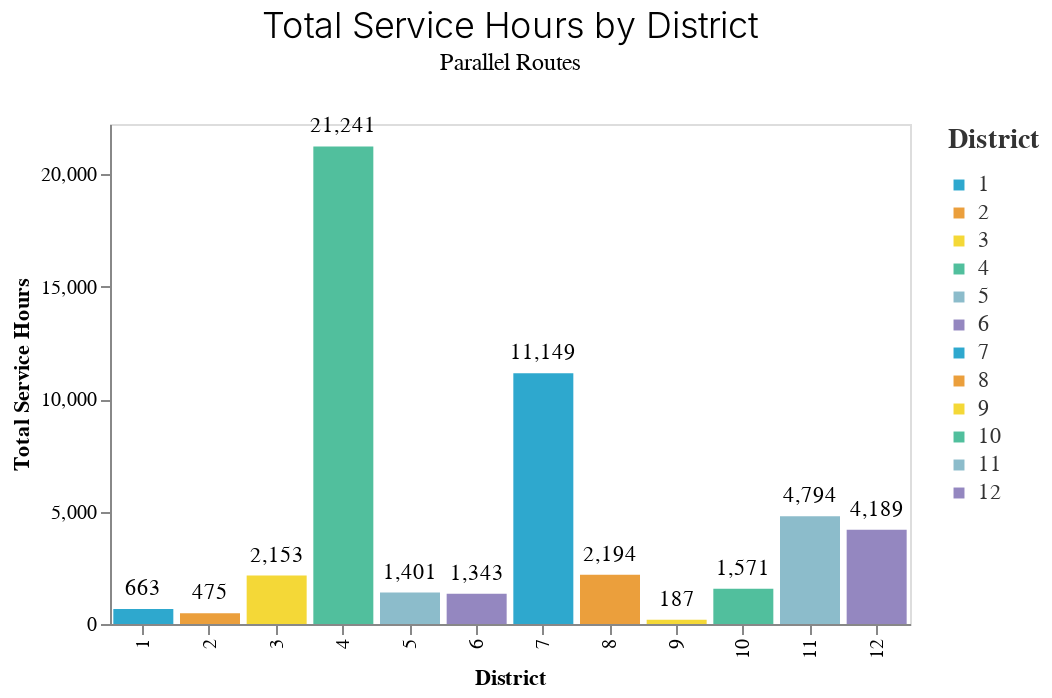
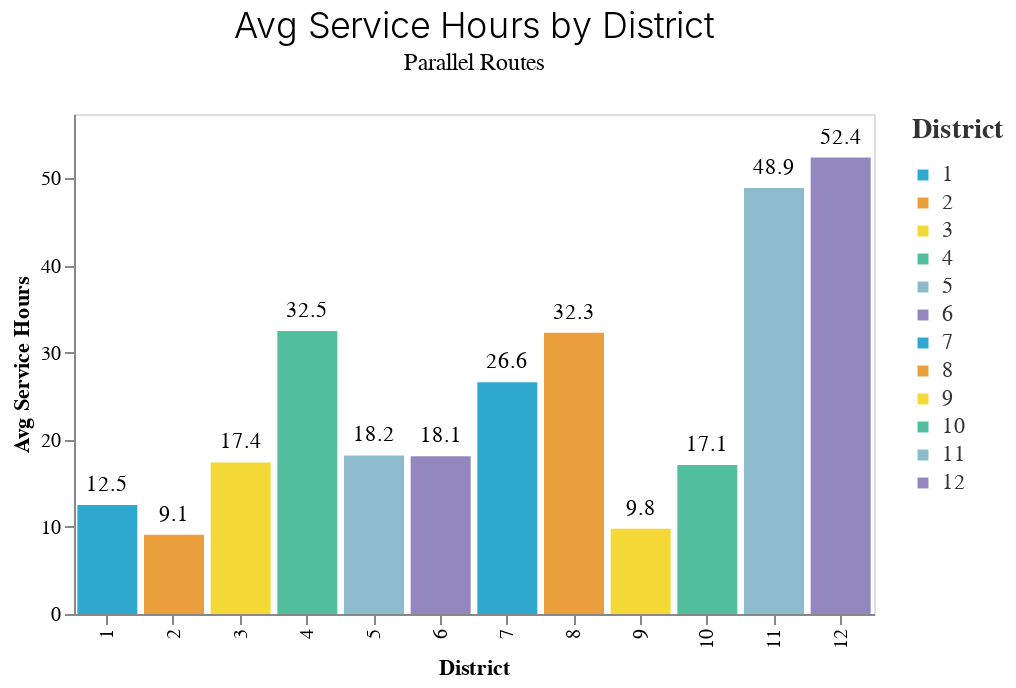

Notebook code cell kept with these figures, in order:
### Code cell
metrics = [
    "total_service_hours", 
    "avg_service_hours"
]

for m in metrics:
    make_bar(by_district, m)

### Figure 1 — Vega-Lite specification as saved in the notebook (floating-point values rounded to 4 significant figures)
{"config": {"view": {"continuousWidth": 400, "continuousHeight": 300}, "axis": {"grid": false}, "axisBand": {"grid": false}, "background": "white", "font": "Raleway", "header": {"labelFont": "Nunito Sans", "titleFont": "Raleway"}, "legend": {"labelColor": "#333", "labelFont": "Nunito Sans", "labelFontSize": 11, "labelLimit": 0, "padding": 1, "symbolSize": 30, "symbolType": "square", "titleColor": "#333", "titleFont": "Raleway", "titleFontSize": 14, "titlePadding": 10}, "title": {"anchor": "middle", "font": "Raleway", "fontSize": 18, "fontWeight": 300, "offset": 20}}, "layer": [{"mark": "bar", "encoding": {"color": {"field": "District", "scale": {"range": ["#2EA8CE", "#EB9F3C", "#F4D837", "#51BF9D", "#8CBCCB", "#9487C0"]}, "type": "nominal"}, "x": {"field": "District", "title": "District", "type": "nominal"}, "y": {"field": "total_service_hours", "scale": {"domain": [0, 22240.0]}, "title": "Total Service Hours", "type": "quantitative"}}}, {"mark": {"type": "text", "align": "center", "baseline": "bottom", "color": "black", "dy": -5}, "encoding": {"color": {"value": "black"}, "text": {"field": "total_service_hours", "format": ",.0f", "type": "quantitative"}, "x": {"field": "District", "title": "District", "type": "nominal"}, "y": {"field": "total_service_hours", "scale": {"domain": [0, 22240.0]}, "title": "Total Service Hours", "type": "quantitative"}}}], "data": {"name": "data-72c9201b43abb3fc7336fc46cf2790a2"}, "height": 250, "title": {"text": "Total Service Hours by District", "subtitle": "Parallel Routes"}, "width": 400, "$schema": "https://vega.github.io/schema/vega-lite/v4.17.0.json", "datasets": {"data-72c9201b43abb3fc7336fc46cf2790a2": [{"District": 1.0, "total_service_hours": 663.0, "unique_route": 53, "pct_total_service_hours": 1.3, "pct_unique_route": 2.9, "avg_service_hours": 12.5}, {"District": 2.0, "total_service_hours": 475.0, "unique_route": 52, "pct_total_service_hours": 0.9, "pct_unique_route": 2.9, "avg_service_hours": 9.1}, {"District": 3.0, "total_service_hours": 2153.0, "unique_route": 124, "pct_total_service_hours": 4.2, "pct_unique_route": 6.9, "avg_service_hours": 17.4}, {"District": 4.0, "total_service_hours": 21240.0, "unique_route": 653, "pct_total_service_hours": 41.4, "pct_unique_route": 36.1, "avg_service_hours": 32.5}, {"District": 5.0, "total_service_hours": 1401.0, "unique_route": 77, "pct_total_service_hours": 2.7, "pct_unique_route": 4.3, "avg_service_hours": 18.2}, {"District": 6.0, "total_service_hours": 1343.0, "unique_route": 74, "pct_total_service_hours": 2.6, "pct_unique_route": 4.1, "avg_service_hours": 18.1}, {"District": 7.0, "total_service_hours": 11150.0, "unique_route": 419, "pct_total_service_hours": 21.7, "pct_unique_route": 23.2, "avg_service_hours": 26.6}, {"District": 8.0, "total_service_hours": 2194.0, "unique_route": 68, "pct_total_service_hours": 4.3, "pct_unique_route": 3.8, "avg_service_hours": 32.3}, {"District": 9.0, "total_service_hours": 187.0, "unique_route": 19, "pct_total_service_hours": 0.4, "pct_unique_route": 1.1, "avg_service_hours": 9.8}, {"District": 10.0, "total_service_hours": 1571.0, "unique_route": 92, "pct_total_service_hours": 3.1, "pct_unique_route": 5.1, "avg_service_hours": 17.1}, {"District": 11.0, "total_service_hours": 4794.0, "unique_route": 98, "pct_total_service_hours": 9.3, "pct_unique_route": 5.4, "avg_service_hours": 48.9}, {"District": 12.0, "total_service_hours": 4189.0, "unique_route": 80, "pct_total_service_hours": 8.2, "pct_unique_route": 4.4, "avg_service_hours": 52.4}]}}

### Figure 2 — Vega-Lite specification as saved in the notebook (floating-point values rounded to 4 significant figures)
{"config": {"view": {"continuousWidth": 400, "continuousHeight": 300}, "axis": {"grid": false}, "axisBand": {"grid": false}, "background": "white", "font": "Raleway", "header": {"labelFont": "Nunito Sans", "titleFont": "Raleway"}, "legend": {"labelColor": "#333", "labelFont": "Nunito Sans", "labelFontSize": 11, "labelLimit": 0, "padding": 1, "symbolSize": 30, "symbolType": "square", "titleColor": "#333", "titleFont": "Raleway", "titleFontSize": 14, "titlePadding": 10}, "title": {"anchor": "middle", "font": "Raleway", "fontSize": 18, "fontWeight": 300, "offset": 20}}, "layer": [{"mark": "bar", "encoding": {"color": {"field": "District", "scale": {"range": ["#2EA8CE", "#EB9F3C", "#F4D837", "#51BF9D", "#8CBCCB", "#9487C0"]}, "type": "nominal"}, "x": {"field": "District", "title": "District", "type": "nominal"}, "y": {"field": "avg_service_hours", "scale": {"domain": [0, 57.4]}, "title": "Avg Service Hours", "type": "quantitative"}}}, {"mark": {"type": "text", "align": "center", "baseline": "bottom", "color": "black", "dy": -5}, "encoding": {"color": {"value": "black"}, "text": {"field": "avg_service_hours", "format": ",.1f", "type": "quantitative"}, "x": {"field": "District", "title": "District", "type": "nominal"}, "y": {"field": "avg_service_hours", "scale": {"domain": [0, 57.4]}, "title": "Avg Service Hours", "type": "quantitative"}}}], "data": {"name": "data-72c9201b43abb3fc7336fc46cf2790a2"}, "height": 250, "title": {"text": "Avg Service Hours by District", "subtitle": "Parallel Routes"}, "width": 400, "$schema": "https://vega.github.io/schema/vega-lite/v4.17.0.json", "datasets": {"data-72c9201b43abb3fc7336fc46cf2790a2": [{"District": 1.0, "total_service_hours": 663.0, "unique_route": 53, "pct_total_service_hours": 1.3, "pct_unique_route": 2.9, "avg_service_hours": 12.5}, {"District": 2.0, "total_service_hours": 475.0, "unique_route": 52, "pct_total_service_hours": 0.9, "pct_unique_route": 2.9, "avg_service_hours": 9.1}, {"District": 3.0, "total_service_hours": 2153.0, "unique_route": 124, "pct_total_service_hours": 4.2, "pct_unique_route": 6.9, "avg_service_hours": 17.4}, {"District": 4.0, "total_service_hours": 21240.0, "unique_route": 653, "pct_total_service_hours": 41.4, "pct_unique_route": 36.1, "avg_service_hours": 32.5}, {"District": 5.0, "total_service_hours": 1401.0, "unique_route": 77, "pct_total_service_hours": 2.7, "pct_unique_route": 4.3, "avg_service_hours": 18.2}, {"District": 6.0, "total_service_hours": 1343.0, "unique_route": 74, "pct_total_service_hours": 2.6, "pct_unique_route": 4.1, "avg_service_hours": 18.1}, {"District": 7.0, "total_service_hours": 11150.0, "unique_route": 419, "pct_total_service_hours": 21.7, "pct_unique_route": 23.2, "avg_service_hours": 26.6}, {"District": 8.0, "total_service_hours": 2194.0, "unique_route": 68, "pct_total_service_hours": 4.3, "pct_unique_route": 3.8, "avg_service_hours": 32.3}, {"District": 9.0, "total_service_hours": 187.0, "unique_route": 19, "pct_total_service_hours": 0.4, "pct_unique_route": 1.1, "avg_service_hours": 9.8}, {"District": 10.0, "total_service_hours": 1571.0, "unique_route": 92, "pct_total_service_hours": 3.1, "pct_unique_route": 5.1, "avg_service_hours": 17.1}, {"District": 11.0, "total_service_hours": 4794.0, "unique_route": 98, "pct_total_service_hours": 9.3, "pct_unique_route": 5.4, "avg_service_hours": 48.9}, {"District": 12.0, "total_service_hours": 4189.0, "unique_route": 80, "pct_total_service_hours": 8.2, "pct_unique_route": 4.4, "avg_service_hours": 52.4}]}}
